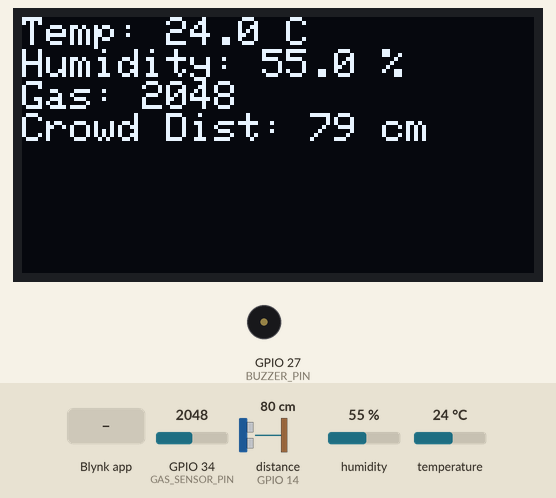
Simulated run of this sketch. Board: ESP32. Parts: 128×64 one-colour display, buzzer (waves = sounding, pin HIGH). Wiring (inferred from the names in the program): ultrasonic range finder: trigger GPIO 12; echo GPIO 14. Inputs (shaded band) come from the test bench; at power-on: distance to the obstacle (sensor on GPIO 14) 80 cm, humidity 55 %, GPIO 34 (GAS_SENSOR_PIN) = 2048, temperature 24 °C. The echo pulse lasts 58.3 µs per cm; WiFi joins after 1.5 s; servers stay silent unless stated; storage starts empty; pins used as bus, display or sensor lines are not drawn; what the sketch prints to the serial monitor is not drawn.

Above: at 3.1 s.
3.2 s: distance to the obstacle (sensor on GPIO 14) set to 23 cm
At 4.7 s:
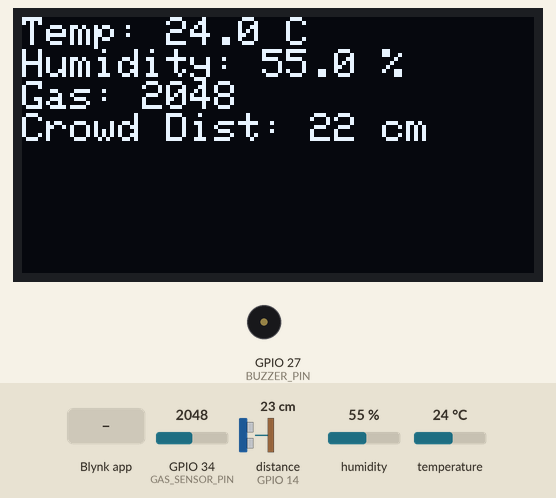
5.5 s: distance to the obstacle (sensor on GPIO 14) set to 18 cm
At 6.4 s:
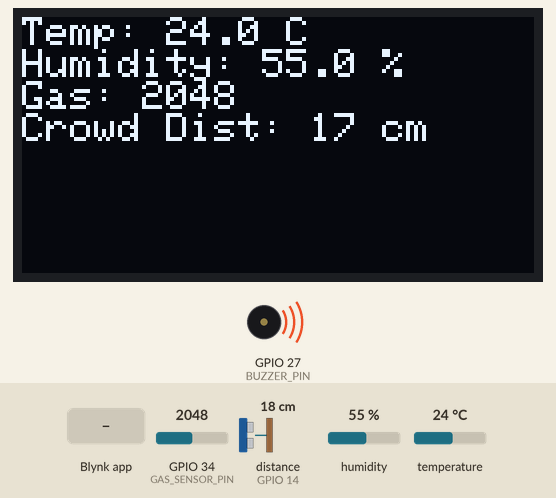
7.6 s: Blynk app writes 1 to V6
At 8.17 s:
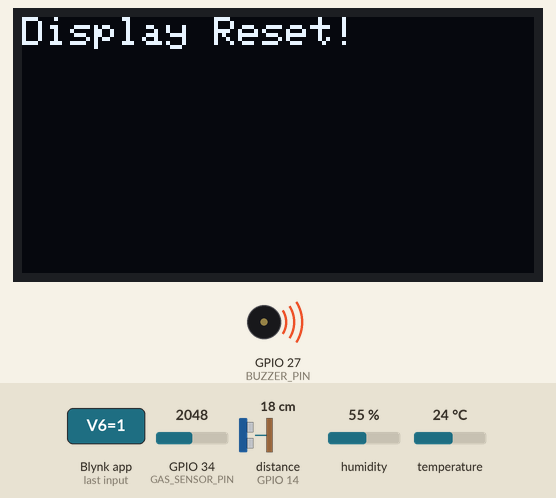
9.7 s: humidity set to 22 %
At 11.4 s:
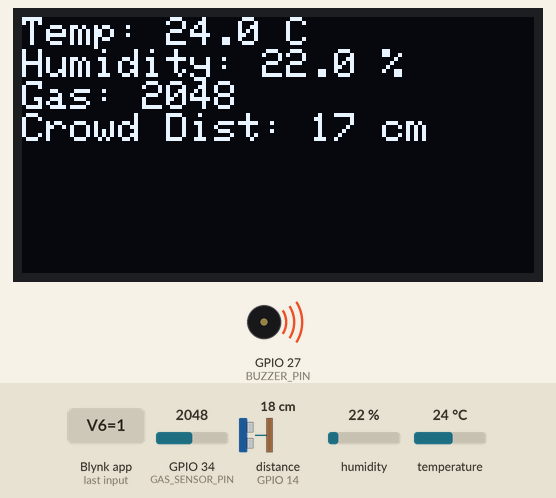
11.7 s: GPIO 34 (GAS_SENSOR_PIN) set to 2866
At 13.4 s:
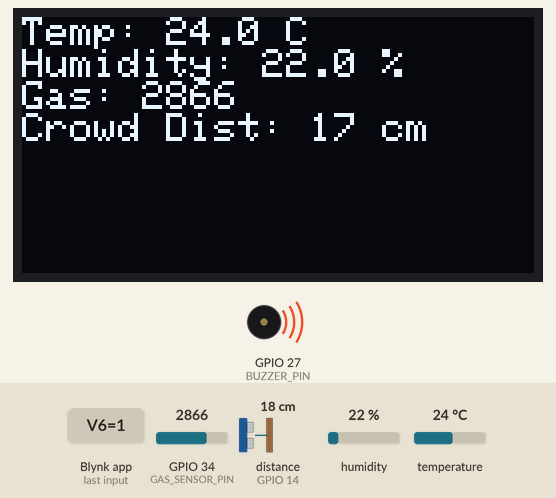
13.8 s: temperature set to 12 °C
At 15.4 s:
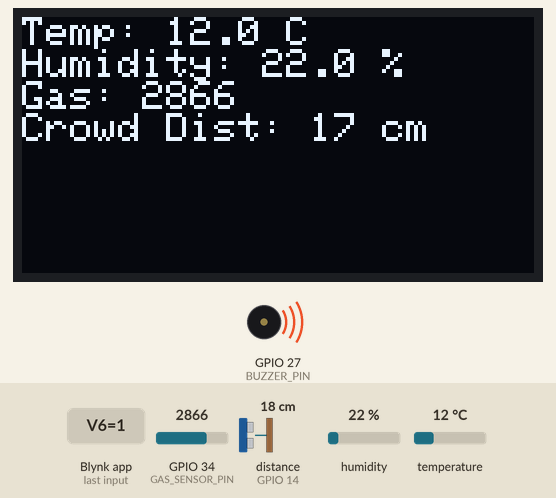
Timing chart, 0 to 16.9 s (numbered marks = the images above; inputs shaded):
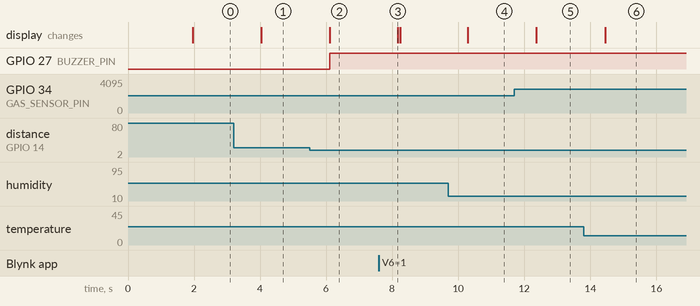

The sketch:

v1.ino
```cpp
#define BLYNK_TEMPLATE_ID "TMPL6TkVSSjJF"
#define BLYNK_TEMPLATE_NAME "Smart City Monitor"
//#define BLYNK_AUTH_TOKEN "KJBMdEq1EF5z0gcbyuQR4NwSYpd4VIBa"  // optional if already in auth[]


#include <WiFi.h>
#include <SPI.h>
#include <SD.h>
#include <Wire.h>
#include <Adafruit_GFX.h>
#include <Adafruit_SSD1306.h>
#include <DHT.h>
#include <MFRC522.h>
#include <BlynkSimpleEsp32.h>

// -------------------- BLYNK CREDENTIALS --------------------
char auth[] = "KJBMdEq1EF5z0gcbyuQR4NwSYpd4VIBa";
char ssid[] = "R8202GHZ";
char pass[] = "%A4f%t^ejAGiMP";

// -------------------- PIN DEFINITIONS --------------------
#define DHTPIN 2
#define DHTTYPE DHT11
#define GAS_SENSOR_PIN 34
#define BUZZER_PIN 27
#define TRIG_PIN 12
#define ECHO_PIN 14
#define OLED_SDA 21
#define OLED_SCL 22
#define SD_CS 13
#define RST_PIN 15
#define SS_PIN 5  // RFID SS

// -------------------- OBJECT INITS --------------------
DHT dht(DHTPIN, DHTTYPE);
Adafruit_SSD1306 display(128, 64, &Wire, -1);
MFRC522 rfid(SS_PIN, RST_PIN);

long duration;
int distance;
bool buzzerOverride = false;

void setup() {
  Serial.begin(115200);

  // Init WiFi & Blynk
  WiFi.begin(ssid, pass);
  Blynk.begin(auth, ssid, pass);

  // Init DHT Sensor
  dht.begin();

  // Init OLED
  Wire.begin(OLED_SDA, OLED_SCL);
  display.begin(SSD1306_SWITCHCAPVCC, 0x3C);
  display.clearDisplay();

  // Init RFID
  SPI.begin();  // Start SPI for both RFID and SD
  rfid.PCD_Init();

  // Init SD Card
  if (!SD.begin(SD_CS)) {
    Serial.println("SD Card Mount Failed");
  } else {
    Serial.println("SD Card Initialized.");
  }

  // Init pins
  pinMode(BUZZER_PIN, OUTPUT);
  pinMode(TRIG_PIN, OUTPUT);
  pinMode(ECHO_PIN, INPUT);
}

// -------------------- BLYNK BUTTON HANDLERS --------------------

BLYNK_WRITE(V5) {  // Manual Buzzer Override
  buzzerOverride = param.asInt();
  digitalWrite(BUZZER_PIN, buzzerOverride);
}

BLYNK_WRITE(V6) {  // Reset OLED Display
  display.clearDisplay();
  display.setCursor(0, 0);
  display.println("Display Reset!");
  display.display();
}

BLYNK_WRITE(V7) {  // Simulate Worker Entry
  if (param.asInt() == 1) {
    String fakeUID = "SIM123456";
    File logFile = SD.open("/log.txt", FILE_APPEND);
    if (logFile) {
      logFile.println("Sim RFID: " + fakeUID);
      logFile.close();
    }
    Blynk.virtualWrite(V4, "Simulated RFID: " + fakeUID);
    Serial.println("Simulated RFID: " + fakeUID);
  }
}

// -------------------- MAIN LOOP --------------------

void loop() {
  Blynk.run();

  // ----- Sensor Readings -----
  float temp = dht.readTemperature();
  float hum = dht.readHumidity();
  int gasVal = analogRead(GAS_SENSOR_PIN);

  // Crowd Detection
  digitalWrite(TRIG_PIN, LOW);
  delayMicroseconds(2);
  digitalWrite(TRIG_PIN, HIGH);
  delayMicroseconds(10);
  digitalWrite(TRIG_PIN, LOW);
  duration = pulseIn(ECHO_PIN, HIGH);
  distance = duration * 0.034 / 2;

  // ----- Display -----
  display.clearDisplay();
  display.setTextSize(1);
  display.setTextColor(WHITE);
  display.setCursor(0, 0);
  display.printf("Temp: %.1f C\nHumidity: %.1f %%\nGas: %d\nCrowd Dist: %d cm\n", temp, hum, gasVal, distance);
  display.display();

  // ----- Blynk Update -----
  Blynk.virtualWrite(V0, temp);
  Blynk.virtualWrite(V1, hum);
  Blynk.virtualWrite(V2, gasVal);
  Blynk.virtualWrite(V3, distance);

  // ----- Safety Alerts -----
  bool danger = (temp > 35 || gasVal > 3000 || distance < 20);
  if (danger && !buzzerOverride) {
    digitalWrite(BUZZER_PIN, HIGH);
    Blynk.logEvent("safety_alert", "Danger Detected: Heat/Gas/Crowd!");
  } else if (!buzzerOverride) {
    digitalWrite(BUZZER_PIN, LOW);
  }

  // ----- RFID Detection -----
  if (rfid.PICC_IsNewCardPresent() && rfid.PICC_ReadCardSerial()) {
    String uid = "";
    for (byte i = 0; i < rfid.uid.size; i++) {
      uid += String(rfid.uid.uidByte[i] < 0x10 ? "0" : "");
      uid += String(rfid.uid.uidByte[i], HEX);
    }
    uid.toUpperCase();
    Serial.println("RFID UID: " + uid);
    Blynk.virtualWrite(V4, uid);

    File logFile = SD.open("/log.txt", FILE_APPEND);
    if (logFile) {
      logFile.println("RFID UID: " + uid);
      logFile.close();
    }
    rfid.PICC_HaltA();
  }

  delay(2000);
}
```

Measured:
- the behaviour switches between 21 and 20 cm on distance to the obstacle (sensor on GPIO 14) (found by bisection; images 1 and 2)
- after the input at 3.2 s, the display: changes after 0.84 s (image 1)
- after the input at 5.5 s, GPIO 27 (BUZZER_PIN): LOW → HIGH after 0.62 s; the display: changes after 0.61 s (image 2)
- after the input at 7.6 s, the display: changes after 0.57 s (image 3)
- after the input at 9.7 s, the display: changes after 0.59 s (image 4)
- after the input at 11.7 s, the display: changes after 0.67 s (image 5)
- after the input at 13.8 s, the display: changes after 0.65 s (image 6)
